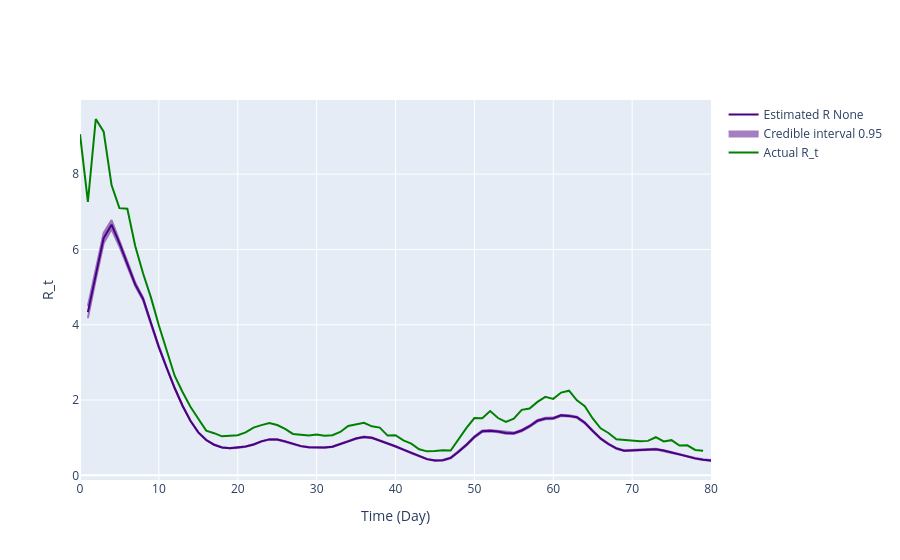

Notebook code cell kept with this figure:
### Code cell
gamma_pdf_opt_r02 = gamma.pdf(x, result_r02.x[0], result_r02.x[1], result_r02.x[2])
inference = branchpro.BranchProPosterior(
    inc_data=inc_data_r02,
    daily_serial_interval=gamma_pdf_opt_r02,
    alpha=prior_a,
    beta=prior_b)

inference.run_inference(tau=tau)
intervals = inference.get_intervals(central_prob=.95)
intervals = process_inference_uncertainty(intervals.copy(), inference.inference_posterior, gamma_pdf_opt_r02, 80, 95)

fig = plot_rt_fig(intervals, true_rt_r02[offset:len(intervals)+offset], gamma_pdf_opt_r02, end_time_point)
pio.write_image(fig.figure, 'single_plots/predicted_vs_true_rt_r02_optimal.png')
fig.show_figure()

### Figure 1 — Plotly figure (JSON) as saved in the notebook; plotly's stock layout.template omitted (floating-point values rounded to 4 significant figures; data arrays with more than 128 entries replaced by an {"elided": "..."} marker saying what was removed)
{"data": [{"line": {"color": "indigo"}, "mode": "lines", "name": "Estimated R None", "type": "scatter", "x": [1, 2, 3, 4, 5, 6, 7, 8, 9, 10, 11, 12, 13, 14, 15, 16, 17, 18, 19, 20, 21, 22, 23, 24, 25, 26, 27, 28, 29, 30, 31, 32, 33, 34, 35, 36, 37, 38, 39, 40, 41, 42, 43, 44, 45, 46, 47, 48, 49, 50, 51, 52, 53, 54, 55, 56, 57, 58, 59, 60, 61, 62, 63, 64, 65, 66, 67, 68, 69, 70, 71, 72, 73, 74, 75, 76, 77, 78, 79, 80], "y": [4.335, 5.345, 6.302, 6.657, 6.166, 5.618, 5.073, 4.684, 4.027, 3.405, 2.845, 2.319, 1.848, 1.448, 1.14, 0.9372, 0.8127, 0.7397, 0.7215, 0.7331, 0.763, 0.8178, 0.9012, 0.9541, 0.9495, 0.9007, 0.8286, 0.7755, 0.7452, 0.7449, 0.7358, 0.7592, 0.8231, 0.9027, 0.9761, 1.02, 0.9959, 0.9267, 0.8509, 0.7704, 0.6826, 0.5911, 0.5039, 0.4292, 0.3928, 0.3996, 0.4621, 0.6233, 0.8096, 1.019, 1.171, 1.186, 1.165, 1.126, 1.117, 1.19, 1.304, 1.449, 1.507, 1.514, 1.592, 1.579, 1.542, 1.396, 1.178, 0.9766, 0.8314, 0.7157, 0.6536, 0.6605, 0.68, 0.6851, 0.6942, 0.6578, 0.6015, 0.5652, 0.5072, 0.4499, 0.4118, 0.3927]}, {"fill": "toself", "fillcolor": "indigo", "line": {"color": "indigo"}, "mode": "lines", "name": "Credible interval 0.95", "opacity": 0.5, "showlegend": true, "type": "scatter", "x": {"elided": "160 int values"}, "y": {"elided": "160 float values"}}, {"line": {"color": "green"}, "mode": "lines", "name": "Actual R_t", "type": "scatter", "x": [0, 1, 2, 3, 4, 5, 6, 7, 8, 9, 10, 11, 12, 13, 14, 15, 16, 17, 18, 19, 20, 21, 22, 23, 24, 25, 26, 27, 28, 29, 30, 31, 32, 33, 34, 35, 36, 37, 38, 39, 40, 41, 42, 43, 44, 45, 46, 47, 48, 49, 50, 51, 52, 53, 54, 55, 56, 57, 58, 59, 60, 61, 62, 63, 64, 65, 66, 67, 68, 69, 70, 71, 72, 73, 74, 75, 76, 77, 78, 79, 80, 81, 82, 83, 84, 85, 86, 87, 88, 89, 90], "y": [9.063, 7.261, 9.466, 9.131, 7.71, 7.097, 7.081, 6.093, 5.359, 4.72, 3.978, 3.279, 2.646, 2.212, 1.822, 1.504, 1.186, 1.119, 1.036, 1.05, 1.064, 1.139, 1.267, 1.333, 1.39, 1.336, 1.234, 1.099, 1.084, 1.058, 1.082, 1.052, 1.067, 1.152, 1.311, 1.362, 1.396, 1.301, 1.267, 1.056, 1.067, 0.9295, 0.843, 0.6916, 0.6365, 0.6428, 0.6644, 0.66, 0.9727, 1.26, 1.522, 1.517, 1.707, 1.522, 1.416, 1.503, 1.74, 1.775, 1.95, 2.083, 2.031, 2.198, 2.249, 1.99, 1.837, 1.51, 1.249, 1.124, 0.9575, 0.9383, 0.929, 0.9071, 0.9147, 1.012, 0.9015, 0.9334, 0.7918, 0.7972, 0.6738, 0.6496]}], "layout": {"hovermode": "x unified", "xaxis": {"title": {"text": "Time (Day)"}}, "yaxis": {"title": {"text": "R_t"}}}}
